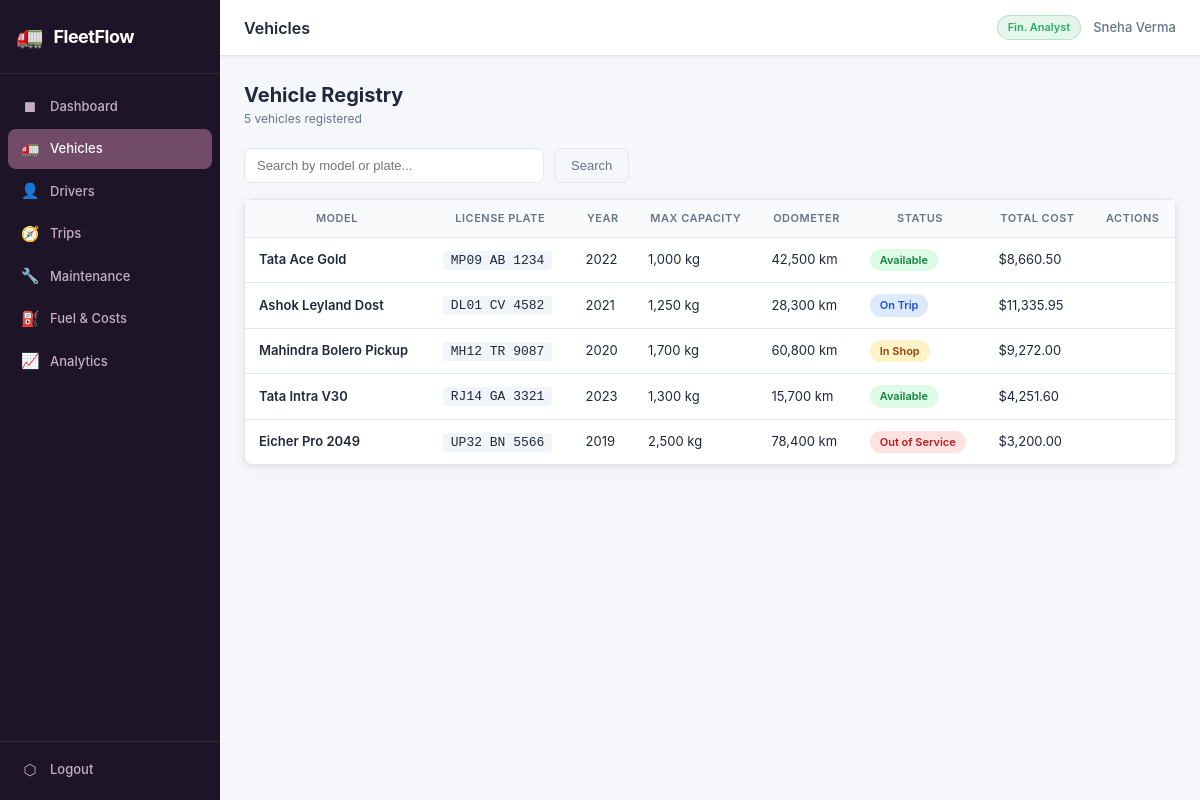
The page /modules/vehicles.php (signed in) on the database its author committed.
### tables this page shows
CREATE TABLE IF NOT EXISTS vehicles (
    id INT AUTO_INCREMENT PRIMARY KEY,
    model VARCHAR(100) NOT NULL,
    license_plate VARCHAR(20) NOT NULL UNIQUE,
    max_capacity DECIMAL(8,2) NOT NULL COMMENT 'in kg',
    odometer INT NOT NULL DEFAULT 0 COMMENT 'in km',
    status ENUM('Available','On Trip','In Shop','Out of Service') NOT NULL DEFAULT 'Available',
    year YEAR,
    created_at TIMESTAMP DEFAULT CURRENT_TIMESTAMP,
    INDEX idx_status (status),
    INDEX idx_license (license_plate)
);

### config/auth.php (called while the page is built, shortened)
<?php
function e(mixed $v): string {
    return htmlspecialchars((string)$v, ENT_QUOTES | ENT_SUBSTITUTE, 'UTF-8');
}

### modules/vehicles.php (the view, shortened to what this page needs)
<?php
require_once __DIR__ . '/../config/auth.php';
$pdo = db();
$search = trim($_GET['q'] ?? '');
$where = $search ? "WHERE model LIKE ? OR license_plate LIKE ?" : "";
$params = $search ? ["%$search%", "%$search%"] : [];
$stmt = $pdo->prepare("SELECT v.*,
    (SELECT COALESCE(SUM(f.total_cost),0) FROM fuel_expenses f WHERE f.vehicle_id=v.id) as fuel_cost,
    (SELECT COALESCE(SUM(m.cost),0) FROM maintenance_logs m WHERE m.vehicle_id=v.id) as maint_cost
    FROM vehicles v $where ORDER BY v.id");
$stmt->execute($params);
$vehicles = $stmt->fetchAll();
include __DIR__ . '/../includes/header.php';
?>
<div class="section-header">
    <div>
        <div class="section-title">Vehicle Registry</div>
        <div class="text-sm"><?= count($vehicles) ?> vehicles registered</div>
    </div>
</div>
<form method="GET" style="margin-bottom:16px;display:flex;gap:10px;">
    <input type="text" name="q" class="form-control" placeholder="Search by model or plate..." value="<?= e($search) ?>" style="max-width:300px;">
    <button type="submit" class="btn btn-ghost">Search</button>
</form>
<div class="card">
    <div class="table-responsive">
        <table>
            <thead>
                <tr>
                    <th>Model</th>
                    <th>License Plate</th>
                    <th>Year</th>
                    <th>Max Capacity</th>
                    <th>Odometer</th>
                    <th>Status</th>
                    <th>Total Cost</th>
                    <th>Actions</th>
                </tr>
            </thead>
            <tbody>
            <?php foreach ($vehicles as $v): ?>
            <?php
            $statusPill = match($v['status']) {
                'Available'      => 'pill-green',
                'On Trip'        => 'pill-blue',
                'In Shop'        => 'pill-yellow',
                'Out of Service' => 'pill-red',
                default          => 'pill-gray',
            };
            $totalCost = $v['fuel_cost'] + $v['maint_cost'];
            ?>
            <tr>
                <td class="fw-600"><?= e($v['model']) ?></td>
                <td><code style="background:#f1f5f9;padding:2px 8px;border-radius:4px;"><?= e($v['license_plate']) ?></code></td>
                <td><?= e($v['year']) ?></td>
                <td><?= number_format($v['max_capacity']) ?> kg</td>
                <td><?= number_format($v['odometer']) ?> km</td>
                <td><span class="pill <?= $statusPill ?>"><?= e($v['status']) ?></span></td>
                <td>$<?= number_format($totalCost, 2) ?></td>
                <td>
                </td>
            </tr>
            <?php endforeach; ?>
            </tbody>
        </table>
    </div>
</div>
<?php include __DIR__ . '/../includes/footer.php'; ?>

### assets/css/app.css (style rules this page uses)
*, *::before, *::after { box-sizing: border-box; margin: 0; padding: 0; }
:root { --primary: #714B67; --primary-d: #5a3a52; --primary-l: #9b6e93; --bg: #f5f7fb; --surface: #ffffff; --border: #e2e8f0; --text: #1e293b; --text-sm: #64748b; --success: #16a34a; --warning: #d97706; --danger: #dc2626; --info: #2563eb; --sidebar-w: 220px; --radius: 8px; --shadow: 0 1px 4px rgba(0,0,0,0.08), 0 4px 16px rgba(0,0,0,0.04); }
body { font-family: -apple-system, BlinkMacSystemFont, 'Segoe UI', Roboto, sans-serif; background: var(--bg); color: var(--text); font-size: 14px; line-height: 1.5; display: flex; min-height: 100vh; }
.card { background: var(--surface); border-radius: var(--radius); box-shadow: var(--shadow); border: 1px solid var(--border); margin-bottom: 24px; }
.table-responsive { overflow-x: auto; }
table { width: 100%; border-collapse: collapse; font-size: 13px; }
thead th { background: #f8fafc; font-weight: 600; color: var(--text-sm); font-size: 11px; text-transform: uppercase; letter-spacing: 0.5px; padding: 10px 14px; border-bottom: 1px solid var(--border); white-space: nowrap; }
tbody td { padding: 11px 14px; border-bottom: 1px solid var(--border); color: var(--text); vertical-align: middle; }
tbody tr:last-child td { border-bottom: none; }
.pill { display: inline-block; padding: 3px 10px; border-radius: 20px; font-size: 11px; font-weight: 600; white-space: nowrap; }
.pill-green { background: #dcfce7; color: #15803d; }
.pill-red { background: #fee2e2; color: #b91c1c; }
.pill-yellow { background: #fef3c7; color: #92400e; }
.pill-blue { background: #dbeafe; color: #1d4ed8; }
.btn { display: inline-flex; align-items: center; gap: 6px; padding: 8px 16px; border-radius: var(--radius); font-size: 13px; font-weight: 500; cursor: pointer; border: none; text-decoration: none; transition: opacity 0.15s, transform 0.1s; }
.btn-ghost { background: transparent; color: var(--text-sm); border: 1px solid var(--border); }
.form-control { padding: 9px 12px; border: 1px solid var(--border); border-radius: var(--radius); font-size: 13px; color: var(--text); background: var(--surface); transition: border-color 0.15s; width: 100%; }
.section-header { display: flex; align-items: center; justify-content: space-between; margin-bottom: 20px; }
.section-title { font-size: 20px; font-weight: 700; }
.fw-600 { font-weight: 600; }
.text-sm { font-size: 12px; color: var(--text-sm); }

### rows shown on the page
vehicles: model "Tata Ace Gold", license_plate "MP09 AB 1234", year "2022", max_capacity "1,000", odometer "42,500", status "Available", totalCost "8,660.50"
vehicles: model "Ashok Leyland Dost", license_plate "DL01 CV 4582", year "2021", max_capacity "1,250", odometer "28,300", status "On Trip", totalCost "11,335.95"
vehicles: model "Mahindra Bolero Pickup", license_plate "MH12 TR 9087", year "2020", max_capacity "1,700", odometer "60,800", status "In Shop", totalCost "9,272.00"
vehicles: model "Tata Intra V30", license_plate "RJ14 GA 3321", year "2023", max_capacity "1,300", odometer "15,700", status "Available", totalCost "4,251.60"
vehicles: model "Eicher Pro 2049", license_plate "UP32 BN 5566", year "2019", max_capacity "2,500", odometer "78,400", status "Out of Service", totalCost "3,200.00"

### other values the page prints
$item['icon'] "◼"
$item['label'] "Dashboard"
$item['icon'] "🚛"
$item['label'] "Vehicles"
$item['icon'] "👤"
$item['label'] "Drivers"
$item['icon'] "🧭"
$item['label'] "Trips"
$item['icon'] "🔧"
$item['label'] "Maintenance"
$item['icon'] "⛽"
$item['label'] "Fuel & Costs"
$item['icon'] "📈"
$item['label'] "Analytics"
$pageTitle "Vehicles"
